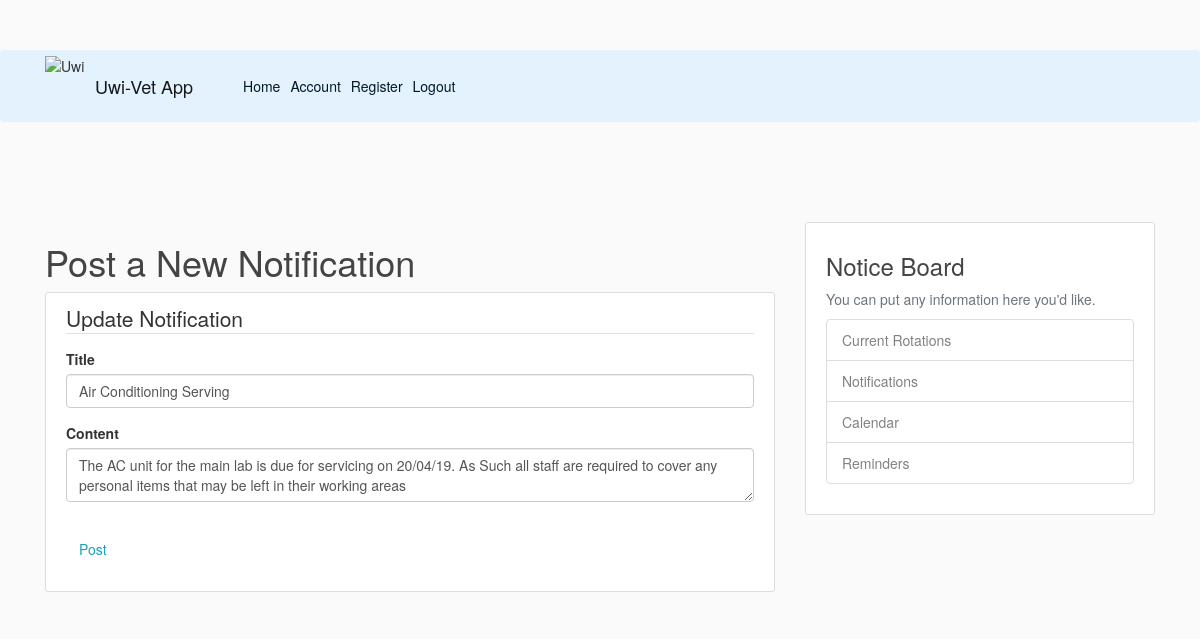
/post/1/update (signed in), run on the app's committed database.
### flaskblog/models.py (models this page shows, shortened)
class Post3(db.Model):
    id = db.Column(db.Integer, primary_key = True)
    title = db.Column(db.String(100),nullable=False)
    date_posted = db.Column(db.DateTime, nullable=False, default=datetime.utcnow)
    content = db.Column(db.Text, nullable = False)
    author = db.Column(db.String(100), nullable=False)
    user_id = db.Column(db.Integer, nullable=False)
    image_file = db.Column(db.String(20), nullable=False)

### flaskblog/routes.py (the view)
@app.route("/post/<int:post_id>/update", methods=['GET', 'POST'])
@login_required
def update_post(post_id):
    post = Post3.query.get_or_404(post_id)
    if post.user_id != current_user.id:
        abort(403)
    form= PostForm()
    if form.validate_on_submit():
        post.title = form.title.data
        post.content = form.content.data
        db.session.commit()
        flash('Your Notification has been Updated', 'success')
        return redirect(url_for('post', post_id=post.id))
    elif request.method == 'GET':
        form.title.data = post.title
        form.content.data = post.content
    return render_template('create_post.html', title='Update Post',
                          form=form, legend='Update Notification')

### flaskblog/forms.py
class PostForm(FlaskForm):
    title = StringField('Title', validators=[DataRequired()])
    content = TextAreaField('Content', validators=[DataRequired()])
    submit = SubmitField('Post')

### flaskblog/models.py (called while the page is built)
@login_manager.user_loader
def load_user(user_id):
    return User2.query.get(int(user_id))

### flaskblog/templates/create_post.html (shortened to what this page needs)
{% extends "layout.html" %}
{% block content%}
    <h1>Post a New Notification</h1>
    <div class="content-section">
        <form method="POST" action="">
            <fieldset class="form-group">
                <legend class="border-bottom mb-4">{{ legend }}</legend>
                <div class="form-group">
                    {{ form.title.label(class="form-control-label") }}
                    {% if form.title.errors %}
                        {{ form.title(class="form-control form-control-lg is-invalid") }}
                        <div class="invalid-feedback">
                            {% for errors in form.title.errors %}
                                <span>{{ errors }}</span>
                            {% endfor %}
                        </div>
                    {% else %}
                        {{ form.title(class="form-control form-control-lg") }}
                    {% endif %}
                </div>
                <div class="form-group">
                    {{ form.content.label(class="form-control-label") }}
                    {% if form.content.errors %}
                        {{ form.content(class="form-control form-control-lg is-invalid") }}
                        <div class="invalid-feedback">
                            {% for errors in form.content.errors %}
                                <span>{{ errors }}</span>
                            {% endfor %}
                        </div>
                    {% else %}
                        {{ form.content(class="form-control form-control-lg") }}
                    {% endif %}
                </div>
            </fieldset>
            <div class="form-group">
                {{ form.submit(class="btn btn-outline-info") }}
            </div>
        </form>
    </div>
{% endblock content %}

### flaskblog/static/main.css (style rules this page uses)
body { background: #fafafa; color: #333333; margin-top: 5rem; }
h1, h2, h3, h4, h5, h6 { color: #444444; }
.content-section { background: #ffffff; padding: 10px 20px; border: 1px solid #dddddd; border-radius: 3px; margin-bottom: 20px; }

### data on the page
Post3: title "Air Conditioning Serving", content "The AC unit for the main lab is due for servicing on 20/04/19. As Such all staff are required to cover any personal items that may be left in their working areas"

### other printed values
{{ legend }} "Update Notification"
